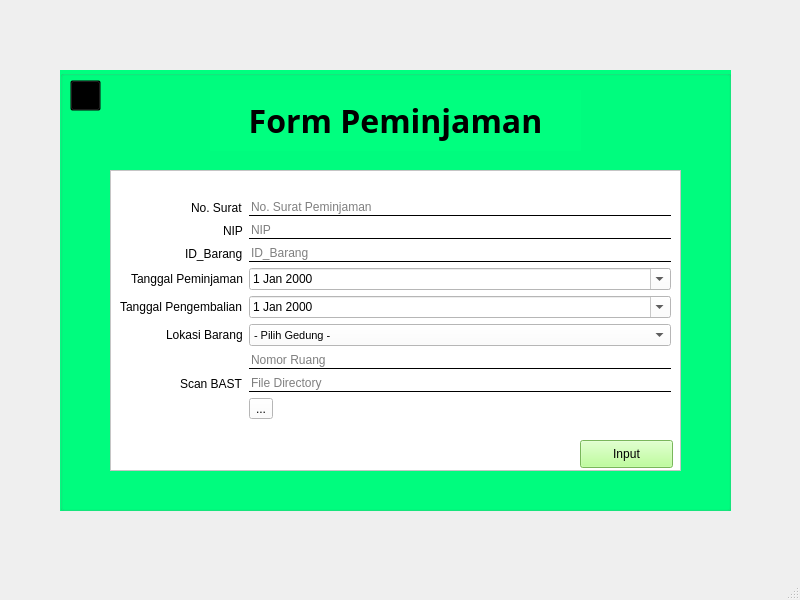
<?xml version="1.0" encoding="UTF-8"?>
<ui version="4.0">
 <class>Minjam</class>
 <widget class="QMainWindow" name="Minjam">
  <property name="geometry">
   <rect>
    <x>0</x>
    <y>0</y>
    <width>800</width>
    <height>600</height>
   </rect>
  </property>
  <property name="sizePolicy">
   <sizepolicy hsizetype="Maximum" vsizetype="Maximum">
    <horstretch>0</horstretch>
    <verstretch>0</verstretch>
   </sizepolicy>
  </property>
  <property name="windowTitle">
   <string>Peminjaman</string>
  </property>
  <widget class="QWidget" name="centralwidget">
   <widget class="QGroupBox" name="groupBox">
    <property name="geometry">
     <rect>
      <x>60</x>
      <y>70</y>
      <width>671</width>
      <height>441</height>
     </rect>
    </property>
    <property name="styleSheet">
     <string notr="true">background-color: rgb(0, 255, 127);</string>
    </property>
    <property name="title">
     <string/>
    </property>
    <widget class="QLabel" name="label">
     <property name="geometry">
      <rect>
       <x>150</x>
       <y>20</y>
       <width>371</width>
       <height>61</height>
      </rect>
     </property>
     <property name="font">
      <font>
       <family>Adobe Gothic Std</family>
       <pointsize>24</pointsize>
       <weight>75</weight>
       <bold>true</bold>
      </font>
     </property>
     <property name="text">
      <string>Form Peminjaman</string>
     </property>
     <property name="alignment">
      <set>Qt::AlignCenter</set>
     </property>
    </widget>
    <widget class="QFrame" name="frame">
     <property name="geometry">
      <rect>
       <x>50</x>
       <y>100</y>
       <width>571</width>
       <height>301</height>
      </rect>
     </property>
     <property name="styleSheet">
      <string notr="true">background-color: rgb(255, 255, 255);</string>
     </property>
     <property name="frameShape">
      <enum>QFrame::StyledPanel</enum>
     </property>
     <property name="frameShadow">
      <enum>QFrame::Raised</enum>
     </property>
     <widget class="QWidget" name="formLayoutWidget">
      <property name="geometry">
       <rect>
        <x>10</x>
        <y>10</y>
        <width>551</width>
        <height>258</height>
       </rect>
      </property>
      <layout class="QFormLayout" name="formLayout">
       <property name="labelAlignment">
        <set>Qt::AlignRight|Qt::AlignTrailing|Qt::AlignVCenter</set>
       </property>
       <property name="formAlignment">
        <set>Qt::AlignRight|Qt::AlignTrailing|Qt::AlignVCenter</set>
       </property>
       <item row="0" column="0">
        <widget class="QLabel" name="label_2">
         <property name="text">
          <string>No. Surat</string>
         </property>
        </widget>
       </item>
       <item row="0" column="1">
        <widget class="QLineEdit" name="No_Surat">
         <property name="styleSheet">
          <string notr="true">background:transparent;
color: rgb(0, 0, 0);
border:none;
border-bottom:1px solid;</string>
         </property>
         <property name="text">
          <string/>
         </property>
         <property name="placeholderText">
          <string>No. Surat Peminjaman</string>
         </property>
         <property name="clearButtonEnabled">
          <bool>false</bool>
         </property>
        </widget>
       </item>
       <item row="1" column="0">
        <widget class="QLabel" name="label_3">
         <property name="text">
          <string>NIP</string>
         </property>
        </widget>
       </item>
       <item row="1" column="1">
        <widget class="QLineEdit" name="NIP">
         <property name="styleSheet">
          <string notr="true">background:transparent;
color: rgb(0, 0, 0);
border:none;
border-bottom:1px solid;</string>
         </property>
         <property name="inputMethodHints">
          <set>Qt::ImhTime</set>
         </property>
         <property name="text">
          <string/>
         </property>
         <property name="placeholderText">
          <string>NIP</string>
         </property>
         <property name="clearButtonEnabled">
          <bool>false</bool>
         </property>
        </widget>
       </item>
       <item row="2" column="0">
        <widget class="QLabel" name="label_4">
         <property name="text">
          <string>ID_Barang</string>
         </property>
        </widget>
       </item>
       <item row="2" column="1">
        <widget class="QLineEdit" name="ID_Barang">
         <property name="styleSheet">
          <string notr="true">background:transparent;
color: rgb(0, 0, 0);
border:none;
border-bottom:1px solid;</string>
         </property>
         <property name="text">
          <string/>
         </property>
         <property name="placeholderText">
          <string>ID_Barang</string>
         </property>
         <property name="clearButtonEnabled">
          <bool>false</bool>
         </property>
        </widget>
       </item>
       <item row="3" column="0">
        <widget class="QLabel" name="label_6">
         <property name="text">
          <string>Tanggal Peminjaman</string>
         </property>
        </widget>
       </item>
       <item row="3" column="1">
        <widget class="QDateEdit" name="Tgl_Peminjaman">
         <property name="keyboardTracking">
          <bool>true</bool>
         </property>
         <property name="showGroupSeparator" stdset="0">
          <bool>false</bool>
         </property>
         <property name="calendarPopup">
          <bool>true</bool>
         </property>
        </widget>
       </item>
       <item row="4" column="0">
        <widget class="QLabel" name="label_7">
         <property name="text">
          <string>Tanggal Pengembalian</string>
         </property>
        </widget>
       </item>
       <item row="4" column="1">
        <widget class="QDateEdit" name="Tgl_Pengembalian">
         <property name="calendarPopup">
          <bool>true</bool>
         </property>
        </widget>
       </item>
       <item row="5" column="0">
        <widget class="QLabel" name="label_8">
         <property name="text">
          <string>Lokasi Barang</string>
         </property>
        </widget>
       </item>
       <item row="5" column="1">
        <widget class="QComboBox" name="Pilih_Gedung">
         <property name="font">
          <font>
           <family>MS Shell Dlg 2</family>
           <pointsize>8</pointsize>
          </font>
         </property>
         <property name="currentText">
          <string>- Pilih Gedung -</string>
         </property>
         <item>
          <property name="text">
           <string>- Pilih Gedung -</string>
          </property>
         </item>
         <item>
          <property name="text">
           <string>A</string>
          </property>
         </item>
         <item>
          <property name="text">
           <string>B</string>
          </property>
         </item>
         <item>
          <property name="text">
           <string>C</string>
          </property>
         </item>
         <item>
          <property name="text">
           <string>D</string>
          </property>
         </item>
         <item>
          <property name="text">
           <string>E</string>
          </property>
         </item>
         <item>
          <property name="text">
           <string>F</string>
          </property>
         </item>
         <item>
          <property name="text">
           <string>GKU</string>
          </property>
         </item>
         <item>
          <property name="text">
           <string>Labtek1</string>
          </property>
         </item>
         <item>
          <property name="text">
           <string>Labtek2</string>
          </property>
         </item>
         <item>
          <property name="text">
           <string>Labtek3</string>
          </property>
         </item>
        </widget>
       </item>
       <item row="6" column="1">
        <widget class="QLineEdit" name="No_Ruangan">
         <property name="styleSheet">
          <string notr="true">background:transparent;
color: rgb(0, 0, 0);
border:none;
border-bottom:1px solid;</string>
         </property>
         <property name="text">
          <string/>
         </property>
         <property name="placeholderText">
          <string>Nomor Ruang</string>
         </property>
         <property name="clearButtonEnabled">
          <bool>false</bool>
         </property>
        </widget>
       </item>
       <item row="7" column="0">
        <widget class="QLabel" name="label_5">
         <property name="text">
          <string>Scan BAST</string>
         </property>
        </widget>
       </item>
       <item row="7" column="1">
        <widget class="QLineEdit" name="FindDirectory">
         <property name="styleSheet">
          <string notr="true">background:transparent;
color: rgb(0, 0, 0);
border:none;
border-bottom:1px solid;</string>
         </property>
         <property name="placeholderText">
          <string>File Directory</string>
         </property>
        </widget>
       </item>
       <item row="8" column="1">
        <widget class="QToolButton" name="DirectoryFinderButton">
         <property name="text">
          <string>...</string>
         </property>
        </widget>
       </item>
      </layout>
     </widget>
     <widget class="QPushButton" name="Input">
      <property name="geometry">
       <rect>
        <x>470</x>
        <y>270</y>
        <width>93</width>
        <height>28</height>
       </rect>
      </property>
      <property name="sizePolicy">
       <sizepolicy hsizetype="Preferred" vsizetype="Preferred">
        <horstretch>0</horstretch>
        <verstretch>0</verstretch>
       </sizepolicy>
      </property>
      <property name="styleSheet">
       <string notr="true">background-color: rgb(170, 255, 127);
gridline-color: rgb(0, 0, 0);
selection-color: rgb(255, 255, 255);
selection-background-color: rgb(255, 255, 255);</string>
      </property>
      <property name="text">
       <string>Input</string>
      </property>
      <property name="autoDefault">
       <bool>false</bool>
      </property>
      <property name="default">
       <bool>false</bool>
      </property>
      <property name="flat">
       <bool>false</bool>
      </property>
     </widget>
    </widget>
    <widget class="QPushButton" name="BackButton">
     <property name="geometry">
      <rect>
       <x>10</x>
       <y>10</y>
       <width>31</width>
       <height>31</height>
      </rect>
     </property>
     <property name="font">
      <font>
       <kerning>false</kerning>
      </font>
     </property>
     <property name="cursor">
      <cursorShape>ArrowCursor</cursorShape>
     </property>
     <property name="mouseTracking">
      <bool>false</bool>
     </property>
     <property name="autoFillBackground">
      <bool>false</bool>
     </property>
     <property name="styleSheet">
      <string notr="true">color: rgb(170, 255, 255);
background-color: transparent;
</string>
     </property>
     <property name="text">
      <string/>
     </property>
    </widget>
    <widget class="QLabel" name="BackIcon">
     <property name="geometry">
      <rect>
       <x>10</x>
       <y>10</y>
       <width>31</width>
       <height>31</height>
      </rect>
     </property>
     <property name="text">
      <string/>
     </property>
     <property name="pixmap">
      <pixmap>icon/BackIcon.png</pixmap>
     </property>
     <property name="scaledContents">
      <bool>true</bool>
     </property>
    </widget>
    <zorder>label</zorder>
    <zorder>frame</zorder>
    <zorder>BackIcon</zorder>
    <zorder>BackButton</zorder>
   </widget>
  </widget>
  <widget class="QStatusBar" name="statusbar"/>
 </widget>
 <resources/>
 <connections/>
</ui>
